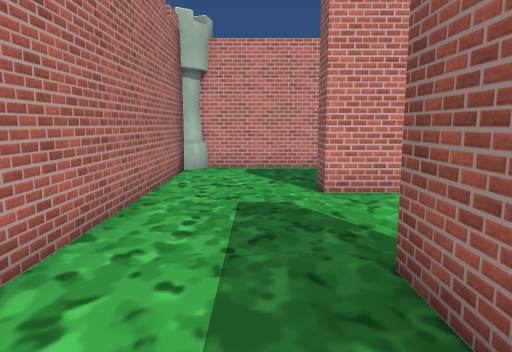
View 1 (above)

24 first-person views from a walk through a 3-D level made in the Unity game engine. The camera is 1.5 m above the floor, tilts 8° down and sees 70° across. The floor is counted in squares, 1 m on a side. Each view is taken from the middle of a square. On the plan, view 1 faces up. The plan holds only what a view shows up to about 16 squares ahead; the rest is blank. The place goes on beyond the plan. The player character is not drawn. Some surface patterns are stand-ins.

View 2
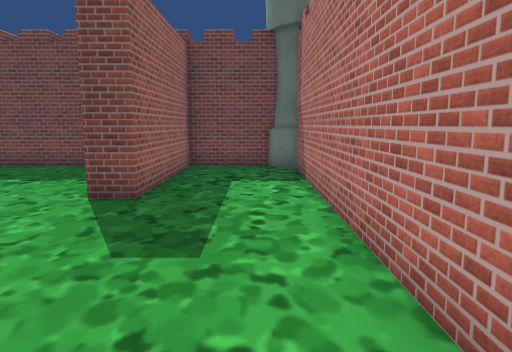

View 3
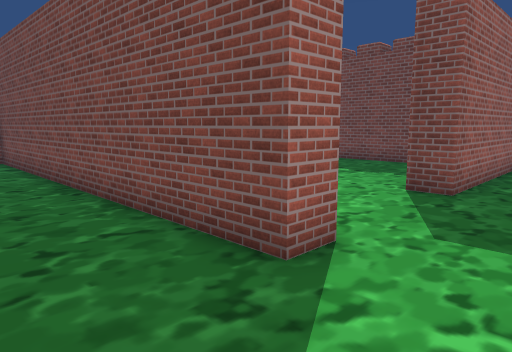

View 4
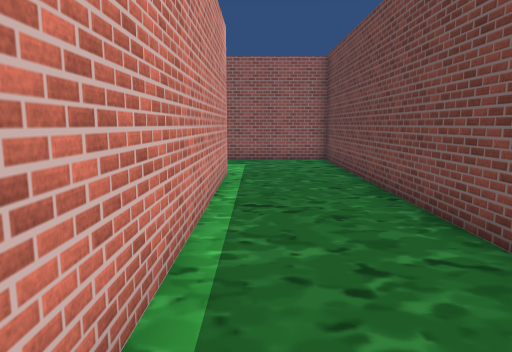

View 5
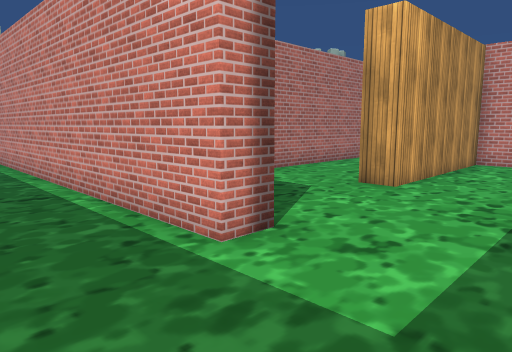

View 6
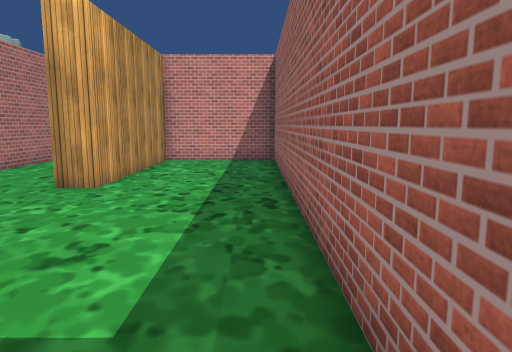

View 7
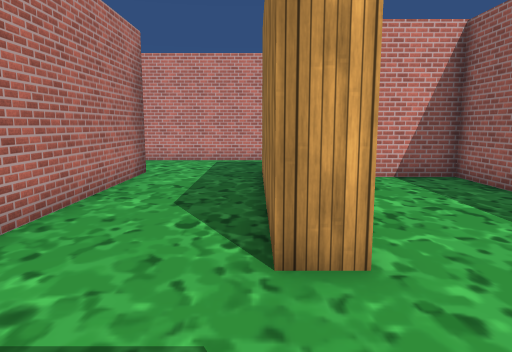

View 8
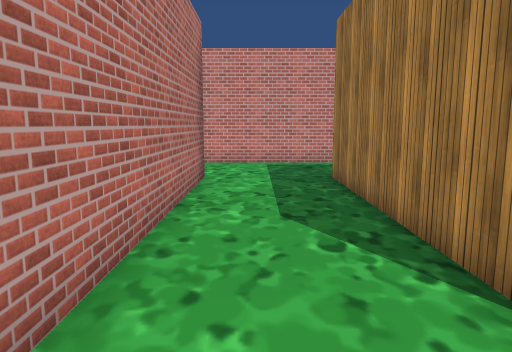

View 9
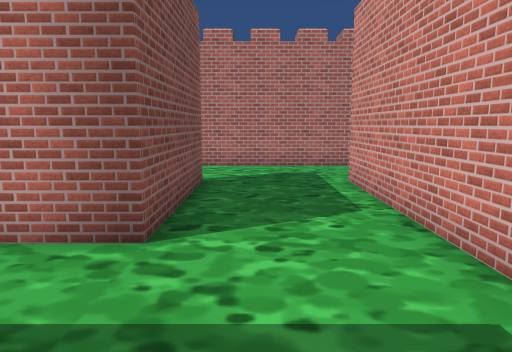

View 10
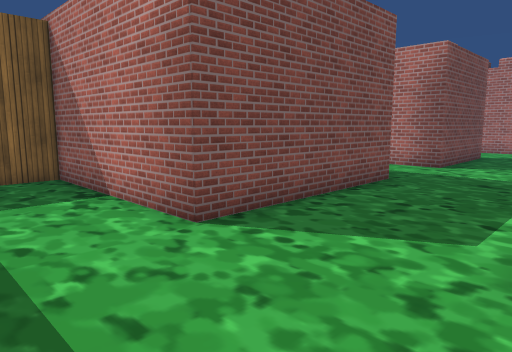

View 11
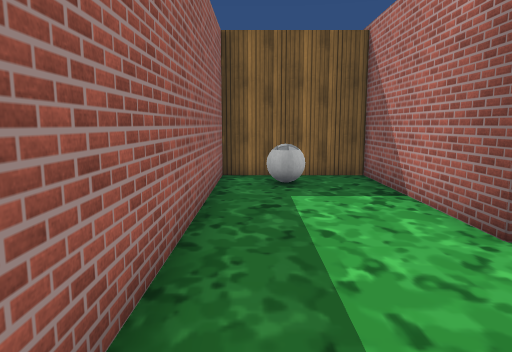

View 12
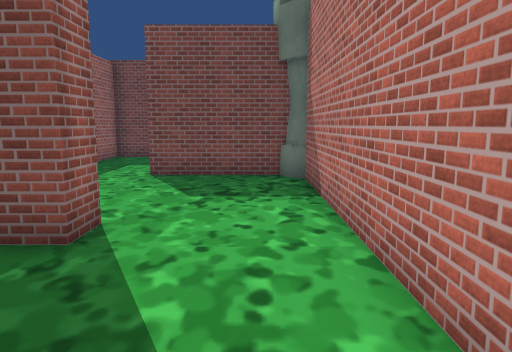

View 13
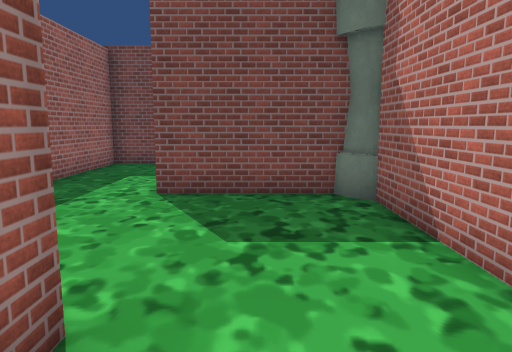

View 14
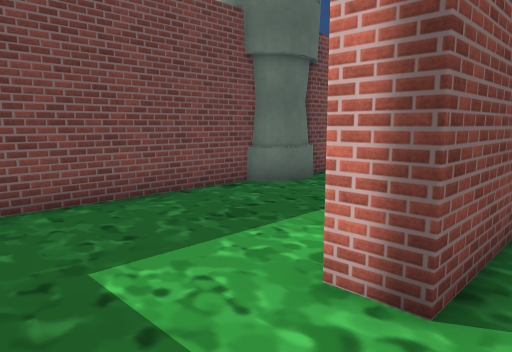

View 15
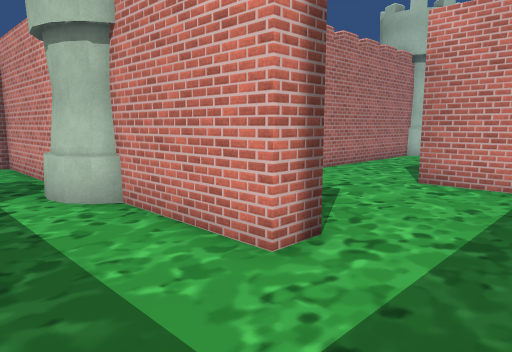

View 16
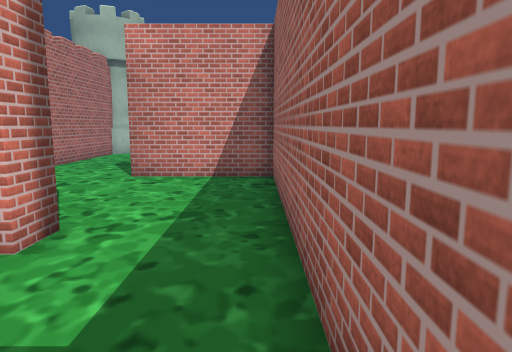

View 17
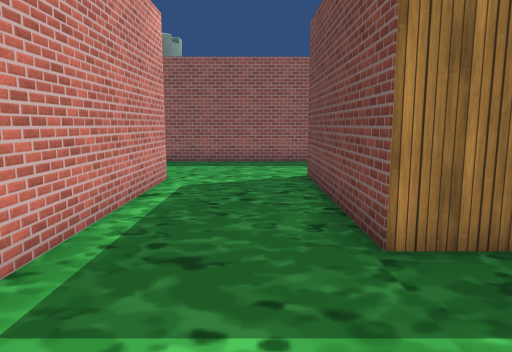

View 18
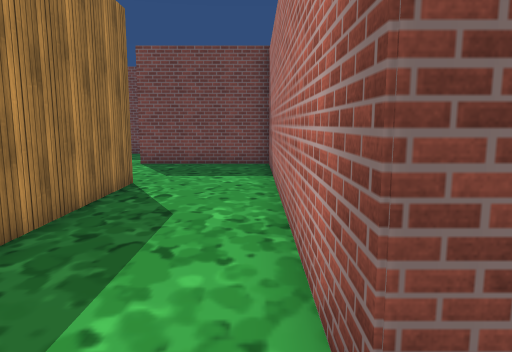

View 19
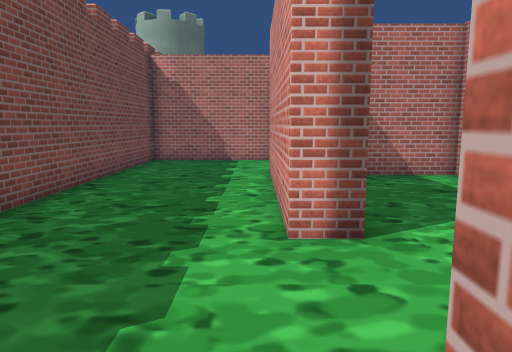

View 20
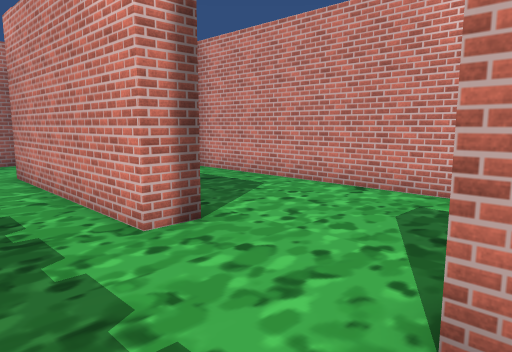

View 21
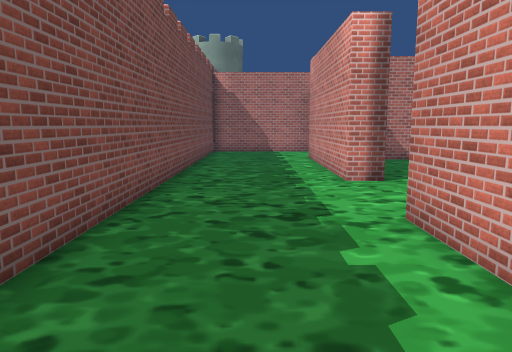

View 22
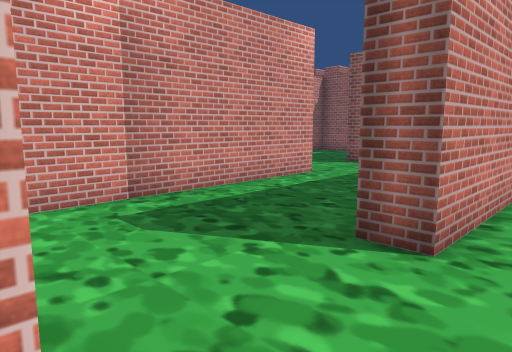

View 23
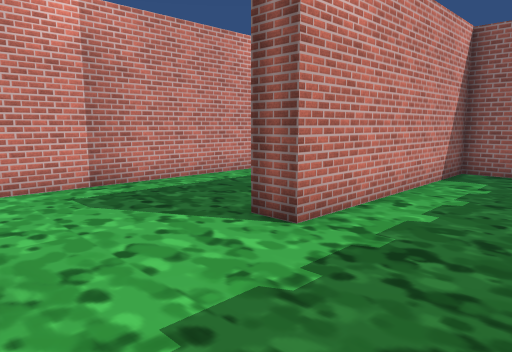

View 24
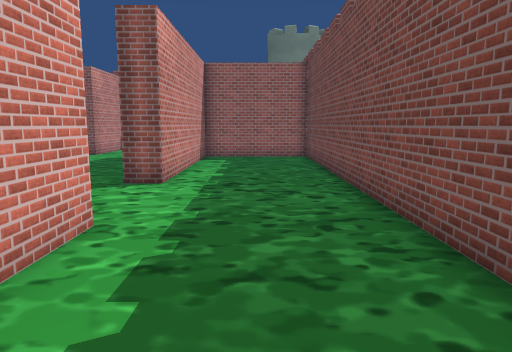

### Floor plan
Key: @ floor where view 1 was taken; # wall or solid block; . floor; T turret; B ball; O other object.
Columns run from 4 left of view 1 to 24 right of it. Each row starts with its distance up from view 1.
 31  #...################....#
 30  #.......................#
 29  #.......................#
 28  #.......................#
 27  #.......................#
 26  #....#####...########...#
 25  #........#...##....##...#
 24  #........#...##....##...#
 23  #........#...##....##...#
 22  #........#...##....##.BB#
 21   T.......#...##....##.BB#
 20   #####...#...##....######
 19 TT#####...#...##....#
 18 .T........#.........#
 17  .........#.........#
 16  .........#.........#
 15 .T........#.........#
 14 TT##############....#
 13   T#############....#
 12   T.................#
 11  #..................#
 10  #..................#
  9  #....###############
  8  #....##   ################..
  7  #......   #.................
  6  #......   #.................
  5  #.......  #...............
  4  #.......  #  ...........
  3  #....#...########....#######
  2  #....#......................
  1  #....#......................
  0  #..@.#......................
 -1   O...#......................
 -2   O...#......................
 -3   ###########################

Where each view was taken, in squares from view 1:
view 1: 0 up, 0 right, facing up
view 2: 11 up, 1 left, facing down
view 3: 12 up, 1 left, facing down-right
view 4: 12 up, 0 right, facing right
view 5: 10 up, 15 right, facing up-left
view 6: 10 up, 15 right, facing up
view 7: 15 up, 10 right, facing up
view 8: 16 up, 8 right, facing up
view 9: 28 up, 11 right, facing left
view 10: 31 up, 20 right, facing down-left
view 11: 31 up, 20 right, facing down
view 12: 31 up, 1 left, facing down
view 13: 28 up, 0 right, facing down
view 14: 21 up, 5 right, facing down-left
view 15: 16 up, 5 right, facing up-left
view 16: 15 up, 5 right, facing up
view 17: 28 up, 6 right, facing right
view 18: 28 up, 7 right, facing down
view 19: 2 up, 18 right, facing left
view 20: 0 up, 18 right, facing up-left
view 21: 0 up, 23 right, facing left
view 22: 1 up, 13 right, facing up-right
view 23: 1 down, 13 right, facing up-right
view 24: 0 up, 8 right, facing right
